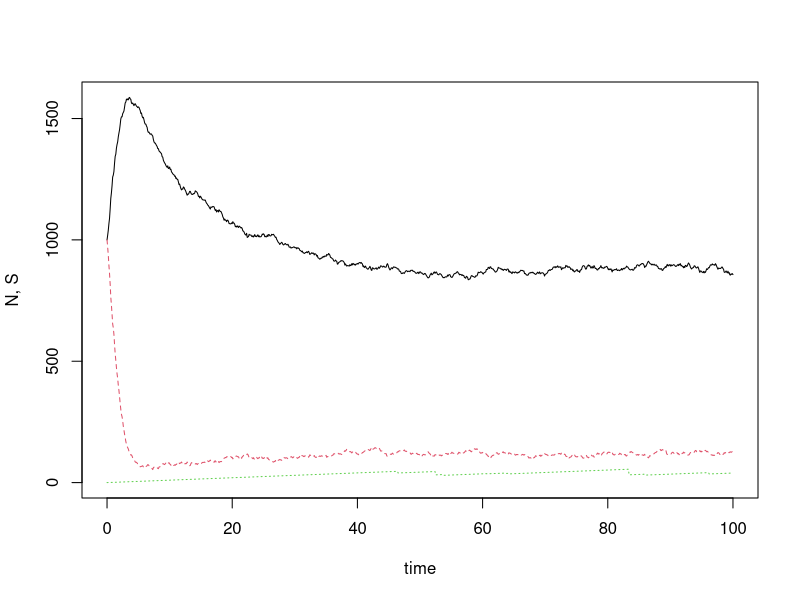

R code for this plot:
### ============================================================================
###  Individual-based implementation of a chemostat -- plain R
###    S:    substrate
###    inds: table of individuals (data frame)
###    rmax: maximum growth rate
###  ks: half saturation constant of Monod function
###    D:    dilution rate
###
### Note: the @knitr directives are used for a documentation tool,
###       they can be ignored by the user
### ============================================================================

## @knitr chemostat_1
live <- function(time, inds, S, parms, DELTAT){
  inds$age    <- inds$age + DELTAT


  with(parms, {

    ## dilute
    N    <- nrow(inds)
    rnd  <- runif(N)
    inds <- subset(inds, D * DELTAT < rnd)
    S <- S + D * (S0 - S) * DELTAT

    ## cell division
    N    <- nrow(inds)
    r <- rmax * S / (ks + S)
    rnd <- runif(N)
    ndx <- (rnd < r * DELTAT)
    newinds <- subset(inds, ndx)

    # set age of new individuals to zero
    if (length(newinds) > 0) newinds$age <- 0

    ## resource consumption
    dN <- nrow(newinds)
    dS <- - 1/Y * dN

    ## safeguard: divide only if resource remains positive
    if (S >= dS) {
      inds$age[ndx] <- 0            # set age of divided cells to zero
      S <- S + dS                   # update resource
      inds <- rbind(inds, newinds)  # add new individuals to population
    }
    list(inds=inds, S=S)
  })
}

inds  <- data.frame(age=rep(0, 1000))
S     <- 1000
parms <- list(rmax = 0.5, ks = 500, D = .1, S0 = 1000,Y = 1)
DELTAT <- 0.1
times <- seq(0, 100, DELTAT)

o <- data.frame(time=times[1], N=nrow(inds), S=S, maxage=max(inds$age))

for (i in 2:length(times)) {

  state <- live(times[i], inds, S, parms, DELTAT)
  inds <- state$inds
  S    <- state$S

  ret <- c(time = times[i], N=nrow(inds), S=S, maxage=max(inds$age))
  o <- rbind(o, ret)
}

## @knitr chemostat_1_run
matplot(o$time, o[c("N", "S", "maxage")], xlab="time", ylab="N, S", type="l")
head(o)
